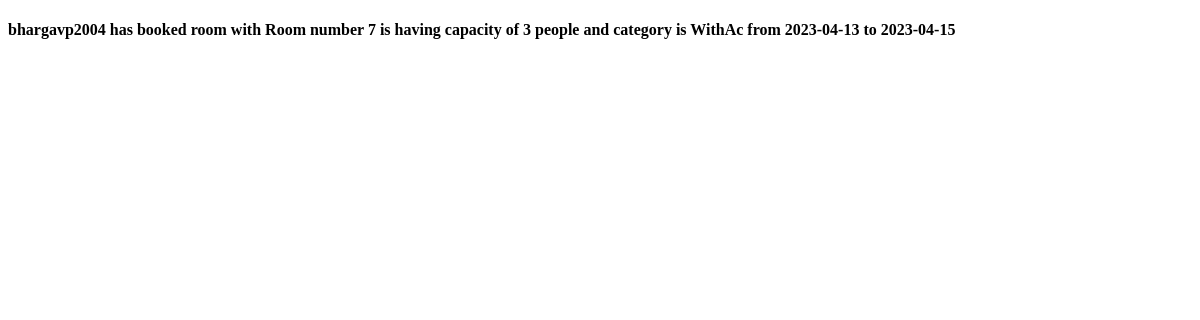
The app's page /booking_list/, older data.
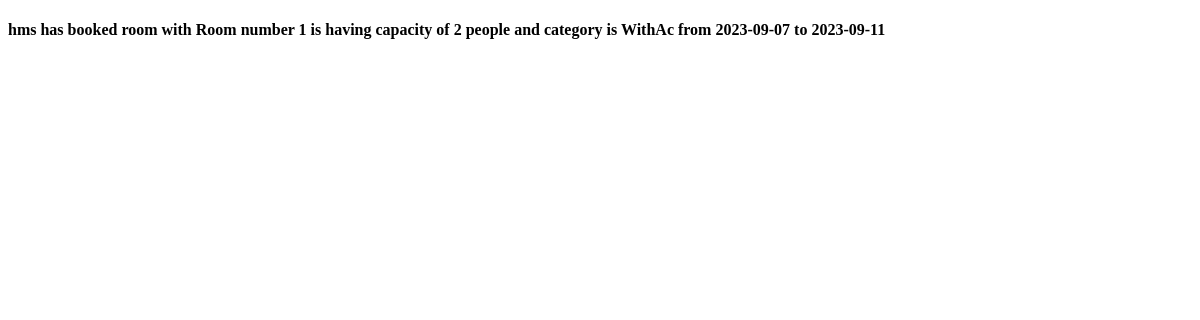
The same page, newer data.
### HMS_APP/models.py (models this page shows)
class Booking(models.Model):
    user = models.ForeignKey(settings.AUTH_USER_MODEL, on_delete=models.CASCADE)
    room = models.ForeignKey(Room, on_delete=models.CASCADE)
    check_in = models.DateField()
    check_out = models.DateField()
    def __str__(self) :
        return f'{self.user} has booked room with {self.room} from {self.check_in} to {self.check_out}'

class Room(models.Model) :
    ROOM_CATEGORIES = (
        ('WithAc', 'AC'),
        ('WithoutAc', 'NON-AC'),
        ('Deluxe', 'DELUXE'),
    )
    number = models.IntegerField()
    category = models.CharField(max_length = 10, choices=ROOM_CATEGORIES)
    capacity = models.IntegerField()
    room_description = models.TextField()
    room_price = models.IntegerField(help_text = "Price Per Day", null=True)
    room_picture = models.ImageField(null=True)
    def __str__(self) :
        return f'Room number {self.number} is having capacity of {self.capacity} people and category is {self.category}'

### HMS_APP/views.py (the view)
# urls.py: path('booking_list/', BookingList.as_view(), name = "bookinglist"),
class BookingList(ListView):
    model = Booking

### templates/HMS_APP/booking_list.html (shortened to what this page needs)
<!DOCTYPE html>
<html lang="en">
<head>
</head>
<body>
    {% for bookings in booking_list %}
    <h4> {{bookings}} </h4>
    {% endfor %}
</body>
</html>

Row changes from the older to the newer data that the page shows:
removed Booking: user+room+check_in "bhargavp2004 has booked room with Room number 7 is having capacity of 3 people and category is WithAc from 2023-04-13 to 2023-04-15"
added Booking: user+room+check_in "hms has booked room with Room number 1 is having capacity of 2 people and category is WithAc from 2023-09-07 to 2023-09-11"
